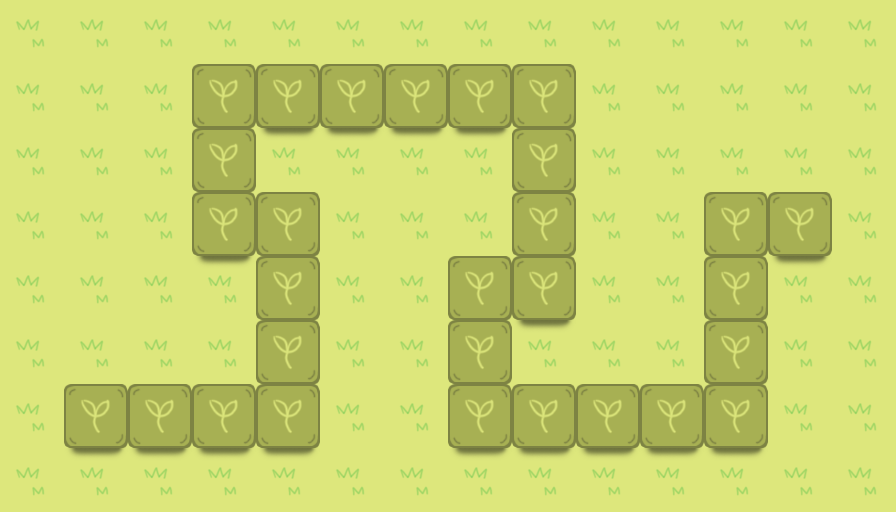

Rendered tile map (Tiled .tmx) drawn with the repository's tilesets; below, a short description and the map source with its tile grids summarised:
An orthogonal 14x8 tile map with 64x64 px tiles, 2 tile layers (bg, road) and 31 objects (11x honglv, 10x waypoint, 6x lanjuan, 2x lvjuan, start, ...).

<map version="1.0" orientation="orthogonal" width="14" height="8" tilewidth="64" tileheight="64">
 <tileset firstgid="1" name="map" tilewidth="64" tileheight="64">
  <image source="map.png" width="512" height="512" />
 </tileset>
 <layer name="bg" width="14" height="8">
  <data>[112 cells, 112 non-empty, 2 distinct tile ids]</data>
 </layer>
 <layer name="road" width="14" height="8">
  <data>[112 cells, 29 non-empty, 1 distinct tile ids]</data>
 </layer>
 <objectgroup name="object" width="14" height="8">
  <object name="jam" type="lanjuan" x="128" y="192" />
  <object name="jam" type="lanjuan" x="64" y="384" />
  <object name="jam" type="lanjuan" x="128" y="384" />
  <object name="jam" type="honglv" x="192" y="320" />
  <object name="jam" type="honglv" x="192" y="384" />
  <object name="jam" type="lvjuan" x="320" y="448" />
  <object name="jam" type="honglv" x="320" y="192" />
  <object name="jam" type="honglv" x="384" y="192" />
  <object name="jam" type="lanjuan" x="448" y="256" />
  <object name="jam" type="honglv" x="448" y="512" />
  <object name="jam" type="honglv" x="512" y="512" />
  <object name="jam" type="honglv" x="576" y="384" />
  <object name="jam" type="honglv" x="640" y="384" />
  <object name="jam" type="lanjuan" x="576" y="320" />
  <object name="jam" type="honglv" x="576" y="192" />
  <object name="jam" type="honglv" x="704" y="192" />
  <object name="jam" type="honglv" x="768" y="192" />
  <object name="jam" type="lanjuan" x="640" y="192" />
  <object name="jam" type="lvjuan" x="768" y="512" />
  <object name="points0" type="start" x="96" y="416" />
  <object name="points1" type="waypoint" x="288" y="416" />
  <object name="points2" type="waypoint" x="288" y="224" />
  <object name="points3" type="waypoint" x="224" y="224" />
  <object name="points4" type="waypoint" x="224" y="96" />
  <object name="points5" type="waypoint" x="544" y="96" />
  <object name="points6" type="waypoint" x="544" y="288" />
  <object name="points7" type="waypoint" x="480" y="288" />
  <object name="points8" type="waypoint" x="480" y="416" />
  <object name="points9" type="waypoint" x="736" y="416" />
  <object name="points10" type="waypoint" x="736" y="224" />
  <object name="points11" type="end" x="800" y="224" />
 </objectgroup>
</map>